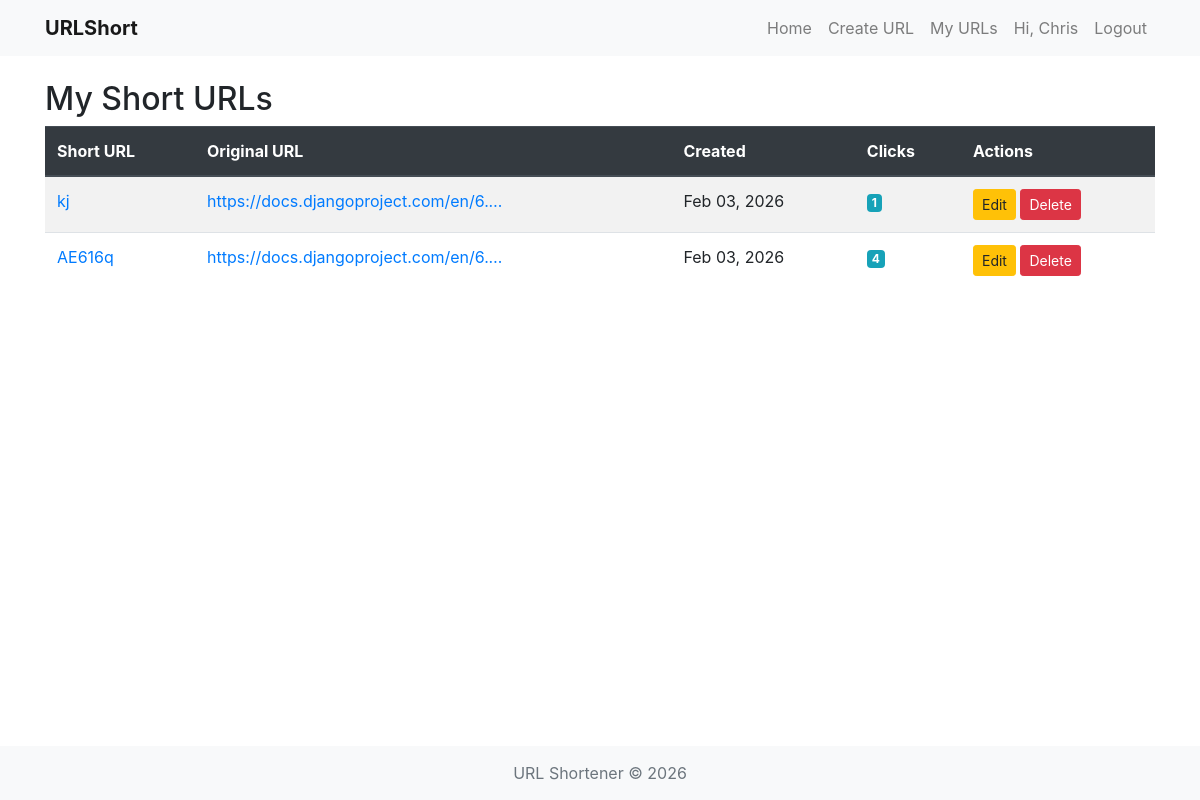
/my-urls/ (signed in), run on an earlier commit of the app's database.
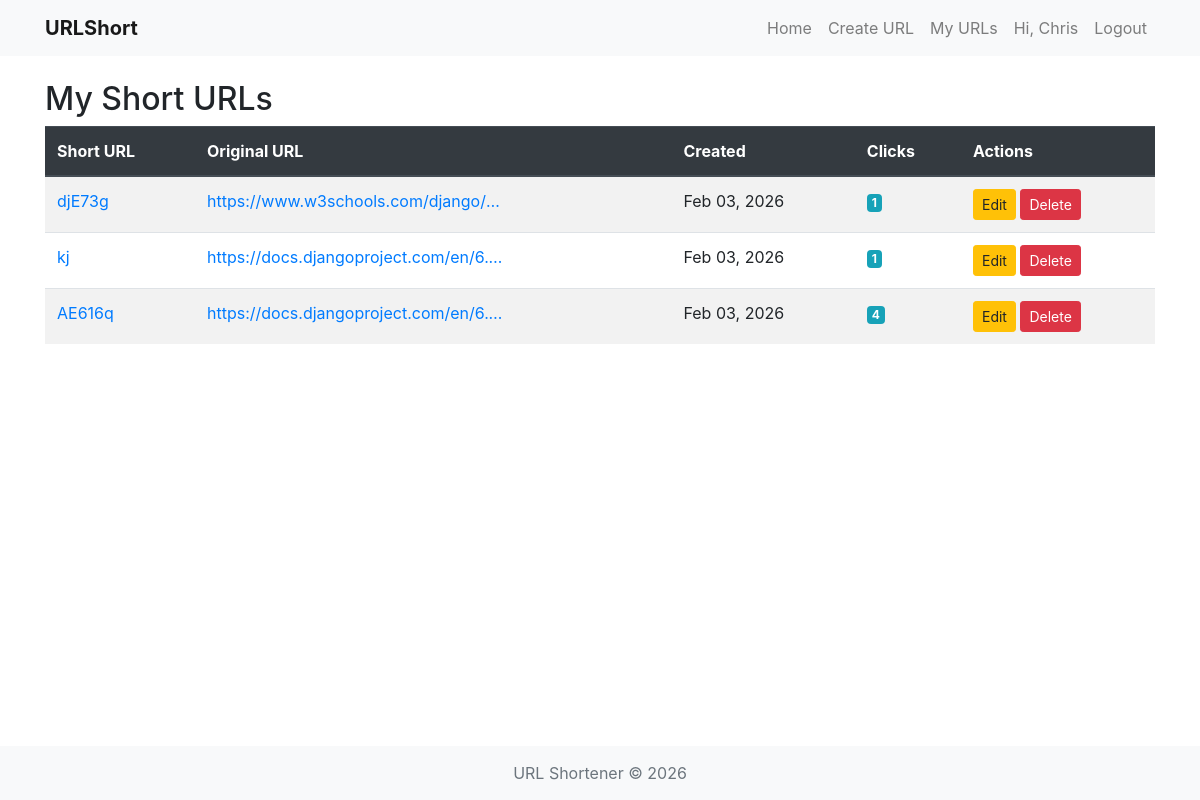
And on a later commit of the database.
### urlshort/models.py (models this page shows, shortened)
class ShortURL(models.Model):
    original_url = models.URLField(max_length=700)
    short_url = models.CharField(max_length=100, unique=True)
    time_date_created = models.DateTimeField(auto_now_add=True)
    click_count = models.IntegerField(default=0)
    user = models.ForeignKey(User, on_delete=models.CASCADE, null=True, blank=True)
    expires_at = models.DateTimeField(null=True, blank=True)

### urlshort/views.py (the view)
# urls.py: path('my-urls/', views.my_urls, name='my_urls'),
@login_required
def my_urls(request):
    urls = ShortURL.objects.filter(user=request.user).order_by('-time_date_created')
    return render(request, 'my_urls.html', {'urls': urls})

### templates/my_urls.html (shortened to what this page needs)
{% extends 'base.html' %}
{% block content %}
<div class="container mt-4">
    <h2>My Short URLs</h2>
    {% if urls %}
    <div class="table-responsive">
        <table class="table table-striped table-hover">
            <thead class="thead-dark">
                <tr>
                    <th>Short URL</th>
                    <th>Original URL</th>
                    <th>Created</th>
                    <th>Clicks</th>
                    <th>Actions</th>
                </tr>
            </thead>
            <tbody>
                {% for url in urls %}
                <tr>
                    <td>
                        <a href="/{{ url.short_url }}/" target="_blank">{{ url.short_url }}</a>
                    </td>
                    <td>
                        <a href="{{ url.original_url }}" target="_blank" class="text-truncate d-inline-block" style="max-width: 300px;">
                            {{ url.original_url }}
                        </a>
                    </td>
                    <td>{{ url.time_date_created|date:"M d, Y" }}</td>
                    <td><span class="badge badge-info">{{ url.click_count }}</span></td>
                    <td>
                        <a href="{% url 'edit_url' url.id %}" class="btn btn-sm btn-warning">Edit</a>
                        <a href="{% url 'delete_url' url.id %}" class="btn btn-sm btn-danger">Delete</a>
                    </td>
                </tr>
                {% endfor %}
            </tbody>
        </table>
    </div>
    {% else %}
    <div class="alert alert-info">
        You haven't created any short URLs yet. <a href="{% url 'create' %}">Create one now!</a>
    </div>
    {% endif %}
</div>
{% endblock content %}

### templates/base.html (shortened to what this page needs)
<!DOCTYPE html>
<html lang="en">
<head>
    <link rel="stylesheet" href="https://stackpath.bootstrapcdn.com/bootstrap/4.5.2/css/bootstrap.min.css">
</head>
<body>
    <nav class="navbar navbar-expand-lg navbar-light bg-light">
        <div class="container">
            <a class="navbar-brand" href="{% url 'home' %}">URLShort</a>
            <div class="collapse navbar-collapse" id="navbarNav">
                <ul class="navbar-nav ml-auto">
                    <li class="nav-item">
                        <a class="nav-link" href="{% url 'home' %}">Home</a>
                    </li>
                    {% if user.is_authenticated %}
                    <li class="nav-item">
                        <a class="nav-link" href="{% url 'create' %}">Create URL</a>
                    </li>
                    <li class="nav-item">
                        <a class="nav-link" href="{% url 'my_urls' %}">My URLs</a>
                    </li>
                    <li class="nav-item">
                        <span class="nav-link">Hi, {{ user.username }}</span>
                    </li>
                    <li class="nav-item">
                        <a class="nav-link" href="{% url 'logout' %}">Logout</a>
                    </li>
                    {% endif %}
                </ul>
            </div>
        </div>
    </nav>
    <div class="content-wrapper">
        {% block content %}
        {% endblock content %}
    </div>
    <footer class="footer text-center">
        <div class="container">
            <span class="text-muted">URL Shortener &copy; 2026</span>
        </div>
    </footer>
</body>
</html>

### templates/base.html (style rules this page uses)
body { min-height: 100vh; display: flex; flex-direction: column; }
.content-wrapper { flex: 1; }
.footer { background-color: #f8f9fa; padding: 15px 0; margin-top: auto; }
.navbar-brand { font-weight: bold; }

What changed in the data, as far as the page shows it:
added ShortURL: short_url "djE73g", original_url "https://www.w3schools.com/django/…", time_date_created "Feb 03, 2026", click_count "1"
